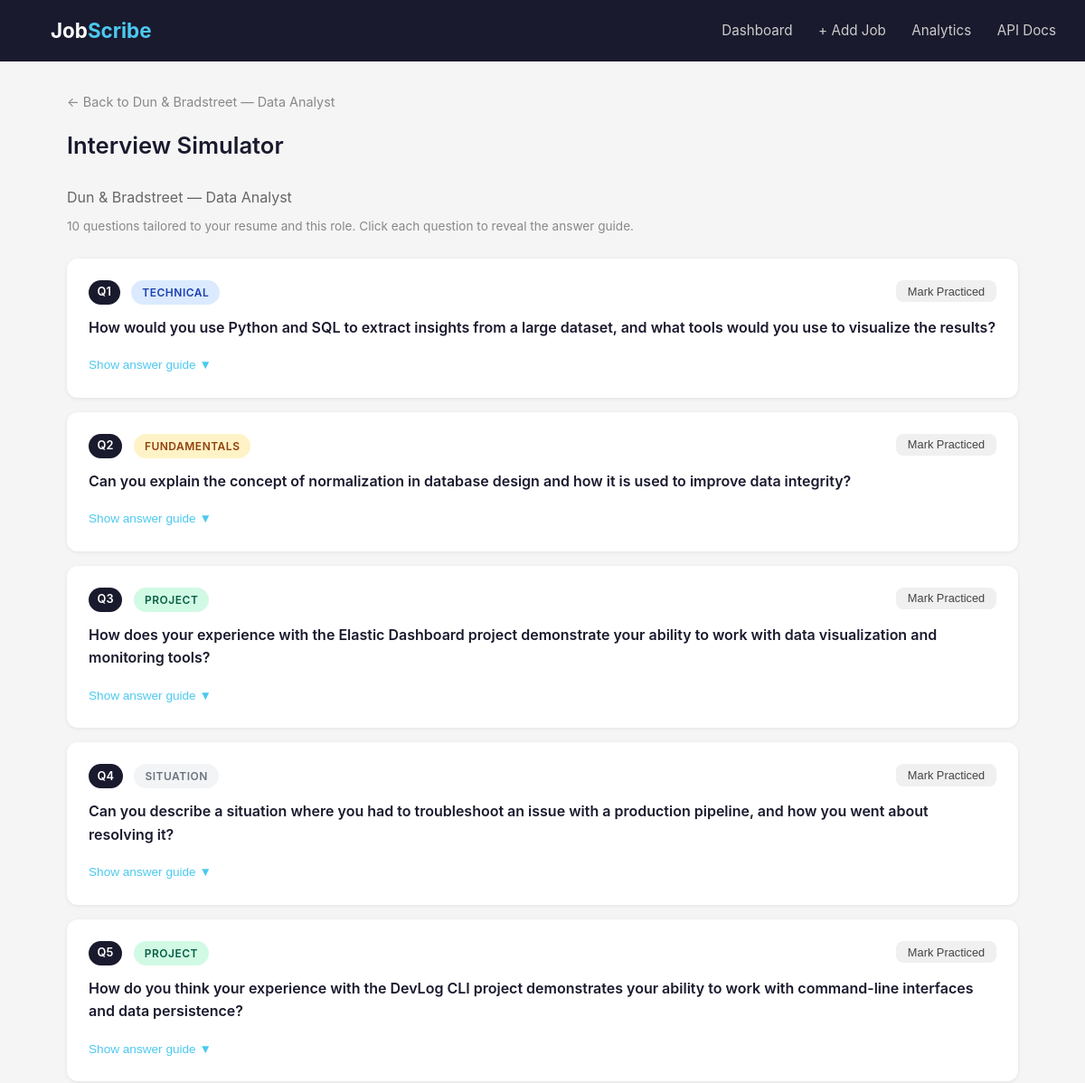
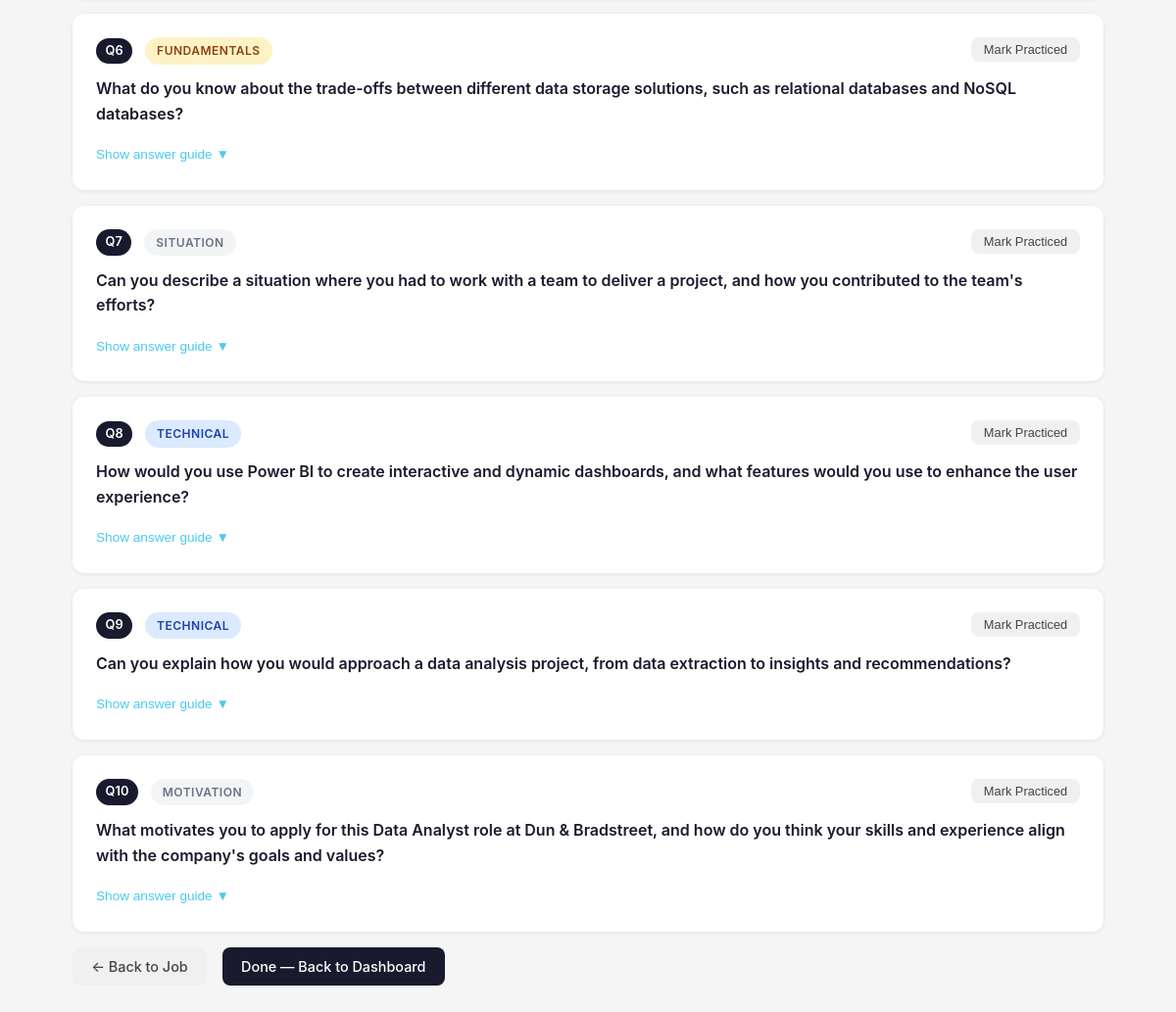
The page /jobs/2/simulator on the database its author committed (2 pictures, top to bottom).
### app/models.py (models this page shows)
class Job(Base):
    __tablename__ = "jobs"
    id              = Column(Integer, primary_key=True, index=True)
    company         = Column(String(100), nullable=False)
    role            = Column(String(100), nullable=False)
    status          = Column(String(20), default="interested")  # V2: starts as interested
    job_url         = Column(String(500), nullable=True)
    jd_text         = Column(Text, nullable=True)
    resume_path     = Column(String(500), nullable=True)
    analysis        = Column(Text, nullable=True)               # V1 skill gap analysis
    notes           = Column(String(500), nullable=True)
    readiness_score = Column(Integer, nullable=True)            # V2: latest readiness %
    applied_at      = Column(DateTime, default=datetime.utcnow)
    assessments      = relationship("ReadinessAssessment", back_populates="job",
                                    cascade="all, delete-orphan")
    roadmap          = relationship("PrepRoadmap", back_populates="job",
                                    uselist=False, cascade="all, delete-orphan")
    questions        = relationship("InterviewQuestion", back_populates="job",
                                    cascade="all, delete-orphan")

class InterviewQuestion(Base):
    __tablename__ = "interview_questions"
    id             = Column(Integer, primary_key=True, index=True)
    job_id         = Column(Integer, ForeignKey("jobs.id"), nullable=False)
    question_text  = Column(Text, nullable=False)
    question_type  = Column(String(50), nullable=True)  # technical/fundamentals/project/situation
    why_asked      = Column(Text, nullable=True)
    answer_guide   = Column(Text, nullable=True)
    keywords       = Column(Text, nullable=True)        # comma separated
    common_mistake = Column(Text, nullable=True)
    practiced      = Column(Boolean, default=False)     # user marks this
    created_at     = Column(DateTime, default=datetime.utcnow)
    job = relationship("Job", back_populates="questions")

### app/main.py (the view)
@app.get("/jobs/{job_id}/simulator", response_class=HTMLResponse)
def simulator_page(request: Request, job_id: int):
    db = SessionLocal()
    try:
        job = db.query(Job).filter(Job.id == job_id).first()
        if not job:
            return HTMLResponse("<h2>Job not found</h2>", status_code=404)
        from app.models import InterviewQuestion
        questions = db.query(InterviewQuestion).filter(
            InterviewQuestion.job_id == job_id
        ).all()
    finally:
        db.close()
    if not questions:
        return HTMLResponse("<h2>No questions found. Run simulator first.</h2>")
    return templates.TemplateResponse(
        request=request,
        name="simulator.html",
        context={
            "job": job,
            "questions": questions
        }
    )

### templates/simulator.html (shortened to what this page needs)
{% extends "base.html" %}
{% block content %}
<div style="margin-bottom:1rem;">
    <a href="/jobs/{{ job.id }}/detail"
       style="color:#888; text-decoration:none; font-size:0.9rem;">
        ← Back to {{ job.company }} — {{ job.role }}
    </a>
</div>
<h1 class="page-title">Interview Simulator</h1>
<p style="color:#666; margin-bottom:0.5rem;">
    {{ job.company }} — {{ job.role }}
</p>
<p style="color:#888; font-size:0.85rem; margin-bottom:1.5rem;">
    {{ questions | length }} questions tailored to your resume and this role.
    Click each question to reveal the answer guide.
</p>
{% for q in questions %}
<div class="card" style="margin-bottom:1rem;" id="q{{ q.id }}">
    <div style="display:flex; justify-content:space-between;
                align-items:flex-start; margin-bottom:0.8rem;">
        <div style="display:flex; align-items:center; gap:0.8rem;">
            <span style="background:#1a1a2e; color:#fff;
                         padding:0.2rem 0.6rem; border-radius:20px;
                         font-size:0.8rem; font-weight:600; white-space:nowrap;">
                Q{{ loop.index }}
            </span>
            <span class="badge
                {% if q.question_type == 'technical' %}badge-applied
                {% elif q.question_type == 'fundamentals' %}badge-interview
                {% elif q.question_type == 'project' %}badge-offer
                {% elif q.question_type == 'situation' %}badge-ghosted
                {% else %}badge-ghosted{% endif %}"
                style="font-size:0.75rem;">
                {{ q.question_type }}
            </span>
        </div>
        {% if q.practiced %}
        <span style="color:#065f46; font-size:0.8rem; font-weight:600;">
            ✔ Practiced
        </span>
        {% else %}
        <button class="btn"
                style="background:#f0f0f0; color:#444;
                       font-size:0.8rem; padding:0.3rem 0.8rem;"
                onclick="markPracticed({{ q.id }}, this)">
            Mark Practiced
        </button>
        {% endif %}
    </div>
    <p style="font-weight:600; font-size:1rem; margin-bottom:0.8rem;
              color:#1a1a2e;">
        {{ q.question_text }}
    </p>
    <button onclick="toggleGuide({{ q.id }}, this)"
            style="background:none; border:none; color:#4cc9f0;
                   cursor:pointer; font-size:0.85rem; margin-top:0.5rem;
                   padding:0;">
        Show answer guide ▼
    </button>
</div>
{% endfor %}
<div style="display:flex; gap:1rem; margin-top:1rem;">
    <a href="/jobs/{{ job.id }}/detail" class="btn"
       style="background:#f0f0f0; color:#444;">← Back to Job</a>
    <a href="/" class="btn btn-primary">Done — Back to Dashboard</a>
</div>
{% endblock %}

### templates/base.html (style rules this page uses)
* { margin: 0; padding: 0; box-sizing: border-box; }
body { font-family: -apple-system, BlinkMacSystemFont, 'Segoe UI', sans-serif; background: #f5f5f5; color: #333; line-height: 1.6; }
.page-title { font-size: 1.6rem; font-weight: 600; margin-bottom: 1.5rem; color: #1a1a2e; }
.badge { display: inline-block; padding: 0.25rem 0.75rem; border-radius: 20px; font-size: 0.8rem; font-weight: 600; text-transform: uppercase; letter-spacing: 0.5px; }
.badge-applied { background: #dbeafe; color: #1e40af; }
.badge-interview { background: #fef3c7; color: #92400e; }
.badge-offer { background: #d1fae5; color: #065f46; }
.badge-ghosted { background: #f3f4f6; color: #6b7280; }
.card { background: #fff; border-radius: 12px; padding: 1.5rem; box-shadow: 0 1px 4px rgba(0,0,0,0.08); margin-bottom: 1rem; }
.btn { display: inline-block; padding: 0.5rem 1.2rem; border-radius: 8px; font-size: 0.9rem; font-weight: 500; cursor: pointer; text-decoration: none; border: none; transition: opacity 0.2s; }
.btn-primary { background: #1a1a2e; color: #fff; }

### rows shown on the page
Job: company "Dun & Bradstreet", role "Data Analyst"
InterviewQuestion: question_type "TECHNICAL", question_text "How would you use Python and SQL to extract insights from a large dataset, and what tools would you use to visualize the results?"
InterviewQuestion: question_type "FUNDAMENTALS", question_text "Can you explain the concept of normalization in database design and how it is used to improve data integrity?"
InterviewQuestion: question_type "PROJECT", question_text "How does your experience with the Elastic Dashboard project demonstrate your ability to work with data visualization and monitoring tools?"
InterviewQuestion: question_type "SITUATION", question_text "Can you describe a situation where you had to troubleshoot an issue with a production pipeline, and how you went about resolving it?"
InterviewQuestion: question_type "PROJECT", question_text "How do you think your experience with the DevLog CLI project demonstrates your ability to work with command-line interfaces and data persistence?"
InterviewQuestion: question_type "FUNDAMENTALS", question_text "What do you know about the trade-offs between different data storage solutions, such as relational databases and NoSQL databases?"
InterviewQuestion: question_type "SITUATION", question_text "Can you describe a situation where you had to work with a team to deliver a project, and how you contributed to the team's efforts?"
InterviewQuestion: question_type "TECHNICAL", question_text "How would you use Power BI to create interactive and dynamic dashboards, and what features would you use to enhance the user experience?"
InterviewQuestion: question_type "TECHNICAL", question_text "Can you explain how you would approach a data analysis project, from data extraction to insights and recommendations?"
InterviewQuestion: question_type "MOTIVATION", question_text "What motivates you to apply for this Data Analyst role at Dun & Bradstreet, and how do you think your skills and experience align with the company's goals and values?"

### other values the page prints
{{ questions | length }} "10"
